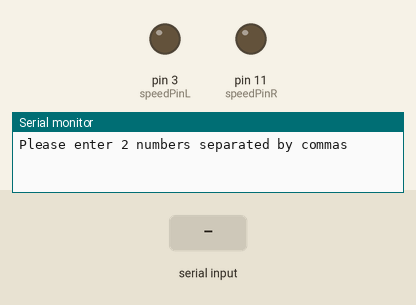
This sketch was run on a simulated Arduino Uno, built with avr-gcc and run on an emulated ATmega328P. Shown: output pins drawn as LEDs (lit = HIGH), the last lines printed to the serial monitor. Inputs (shaded band) come from the test bench.

Above: at 1.2 s.
1.3 s: "90,45\n" received over Serial
At 1.7 s:
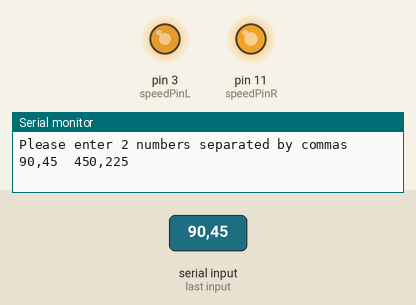
2.8 s: "5\n" received over Serial
At 4.8 s:
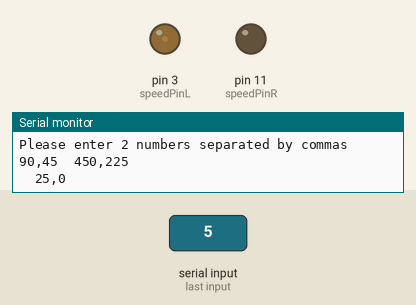
5.2 s: "30,150\n" received over Serial
At 5.9 s:
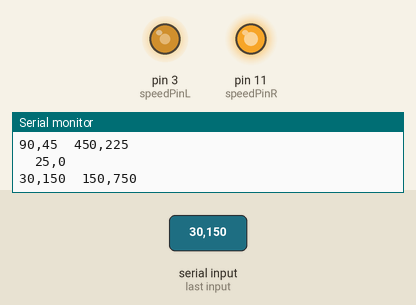
6.7 s: "90\n" received over Serial
At 8.9 s:
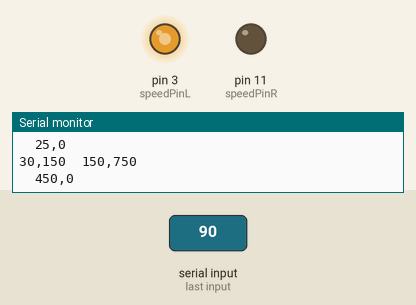
9.2 s: "1,90\n" received over Serial
At 10.2 s:
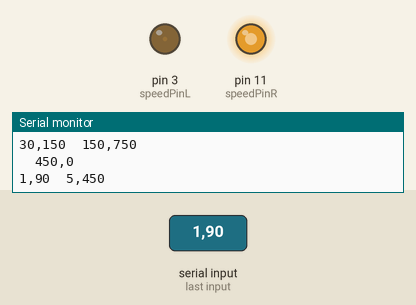
Timing chart, 0 to 11.7 s (numbered marks = the images above; inputs shaded):
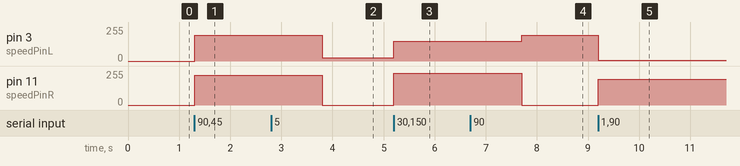

Measured:
- after the input at 1.3 s, pin 3 (speedPinL): 0/255 → 194/255 at once; pin 11 (speedPinR): 0/255 → 225/255 at once
- after the input at 2.8 s, pin 3 (speedPinL): 194/255 → 25/255 after 1.0 s; pin 11 (speedPinR): 225/255 → 0/255 after 1.0 s
- after the input at 5.2 s, pin 3 (speedPinL): 25/255 → 150/255 at once; pin 11 (speedPinR): 0/255 → 238/255 at once
- after the input at 6.7 s, pin 3 (speedPinL): 150/255 → 194/255 after 1.0 s; pin 11 (speedPinR): 238/255 → 0/255 after 1.0 s
- after the input at 9.2 s, pin 3 (speedPinL): 194/255 → 5/255 at once; pin 11 (speedPinR): 0/255 → 194/255 at once

The sketch:

clawJoystickReceive.ino
```cpp
//Script Written by Dan Godrick
//Dec 2014
//Using Jeremy Blum's Exploring Arduino as a baseline


//Variable declarations - Red, Green, Blue values will be used to
//control intensity and color. Pins 3,5,6 will be used as PWM control

//Define Control Pins
const int dirPinL = 12;
const int dirPinR = 13;
const int speedPinL = 3;
const int speedPinR = 11;
const int clawPin = 9;
const int armPin = 10;


int perL = 0;
int perR = 0;
int dirL = 0;
int dirR = 0;
int clawState = 0; //claw 0 closed, 1 open
int armState = 0; //arm 0 stored, 1 deployed
int readVar = 0; //Initialize readVar to 0. Stop and Store


int readVal1 = 50;
int readVal2 = 0;
int readVal1p = 0;
int readVal2p = 0;


void setup()
{
  Serial.begin(115200); //set for Bluetooth communication
  Serial.println("Please enter 2 numbers separated by commas");
  digitalWrite(dirPinR,0); //Low is forward
  digitalWrite(dirPinL,0); //Low is forward
  analogWrite(speedPinL,perL);
  analogWrite(speedPinR,perR);
}

void loop()
{
  getData(); //First get the data from the Bluetooth

}

void getData(){
  while (Serial.available()>0) //If there is information available
  {
    readVal1=  Serial.parseInt();
    readVal2 = Serial.parseInt();
    if (Serial.read() == '\n') //newline sets values
    {
      Serial.print(readVal1);
      Serial.print(",");
      Serial.print(readVal2);
    }
      setDirection();
      setSpeeds();
  }
}

void setDirection(){
  if (readVal1 >= 0){
    digitalWrite(dirPinR,0); //Low is forward
  } else if (readVal1 < 0){
    digitalWrite(dirPinR,1); //1 is Reverse
  }
  if (readVal2 >= 0){
    digitalWrite(dirPinL,0); //Low is Forward
  }else if (readVal2 < 0){
    digitalWrite(dirPinL,1); //High is reverese
  }
}

void setSpeeds(){
  readVal1 = abs(readVal1);//only interested in magnitude
  readVal2 = abs(readVal2);//only interested in magnitude
  readVal1 = map(readVal1, 0,50,0,250); // map to make quicker
  readVal2 = map(readVal2, 0,50,0,250); // map to make quicker

  perL = readVal1;
  perR = readVal2;
  Serial.print('\t');
  Serial.print(perL);
  Serial.print(",");
  Serial.println(perR);
  analogWrite(speedPinL,perL);
  analogWrite(speedPinR,perR);
}
```
